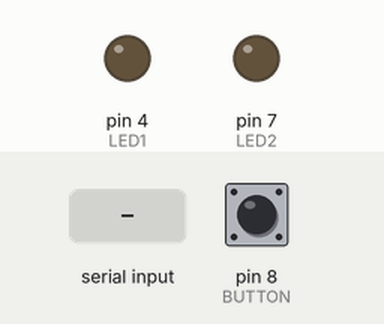
Bench run of a sketch on a simulated Arduino Uno, built with avr-gcc and run on an emulated ATmega328P. Shown: output pins drawn as LEDs (lit = HIGH). The inputs (shaded band) are chosen by the test bench; at power-on: pin 8 (BUTTON) HIGH. What the sketch prints to the serial monitor is not drawn.

Above: at 1.2 s.
1.3 s: "LED1\n" received over Serial
At 2.1 s:
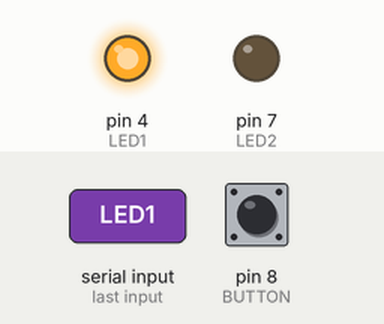
2.8 s: "LED2\n" received over Serial
At 3.2 s:
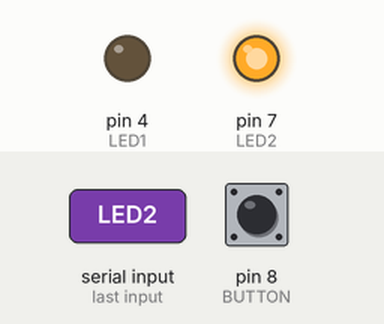
Timing chart, 0 to 5.8 s (numbered marks = the images above; inputs shaded):
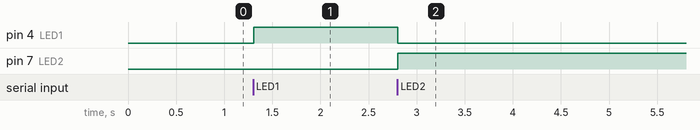

Measured:
- after the input at 1.3 s, pin 4 (LED1): LOW → HIGH at once
- after the input at 2.8 s, pin 4 (LED1): HIGH → LOW at once; pin 7 (LED2): LOW → HIGH at once

The sketch:

8c_button_2leds_arduino.ino
```cpp
// Opdracht 8c Raspberry Pi - Nina Schrauwen
// Als de knop wordt ingedrukt, wisselen de LEDs tussen LED1 en LED2.
// Dit programma laat de pi weten wanneer een knop wordt ingedrukt en ontvangt signalen om de led-statussen te wisselen.

// Definieer constante imports
const int BUTTON = 8;
const int LED1 = 4;
const int LED2 = 7;

// Globale variabelen voor status en string
int lastButtonState = HIGH;
String input = "";

// Setup van LED, knop en seriële communicatie
void setup() {
  Serial.begin(9600);
  pinMode(BUTTON, INPUT_PULLUP);
  pinMode(LED1, OUTPUT);
  pinMode(LED2, OUTPUT);
  // Begin met beide LEDs uit
  digitalWrite(LED1, LOW);
  digitalWrite(LED2, LOW);
  Serial.println("Arduino klaar");
}

// Hoofdlus om te bepalen of een knop is ingedrukt en of de led-statussen moeten worden gewisseld
void loop() {
  // Lees de status van de knop
  int currentState = digitalRead(BUTTON);
  // Als een knop is ingedrukt, stuur een bericht naar de pi
  if (lastButtonState == HIGH && currentState == LOW) {
    Serial.println("BUTTON_PRESS");
    delay(200);  // eenvoudige debounce
  }
  // Update de lastButtonState naar de huidige ledstatus
  lastButtonState = currentState;

  // Als er seriële communicatie is ontvangen
  while (Serial.available()) {
    // Lees het karakter van een groter bericht van de huidige seriële communicatie
    char c = Serial.read();
    // Als het einde van de regel is bereikt, bepaal welk bericht het is en onderneem actie
    if (c == '\n') {
      // Verwijder witruimte uit het bericht
      input.trim();
      // Als het bericht "LED1" is, zet die led aan en de andere uit
      if (input == "LED1") {
        digitalWrite(LED1, HIGH);
        digitalWrite(LED2, LOW);
      // Als het bericht "LED2" is, zet die led aan en de andere uit
      } else if (input == "LED2") {
        digitalWrite(LED1, LOW);
        digitalWrite(LED2, HIGH);
      }
      // Anders wordt de input weer leeg gemaakt
      input = "";
    // Als het einde van de regel nog niet is bereikt, blijf tekens toevoegen
    } else {
      input += c;
    }
  }
}
```
